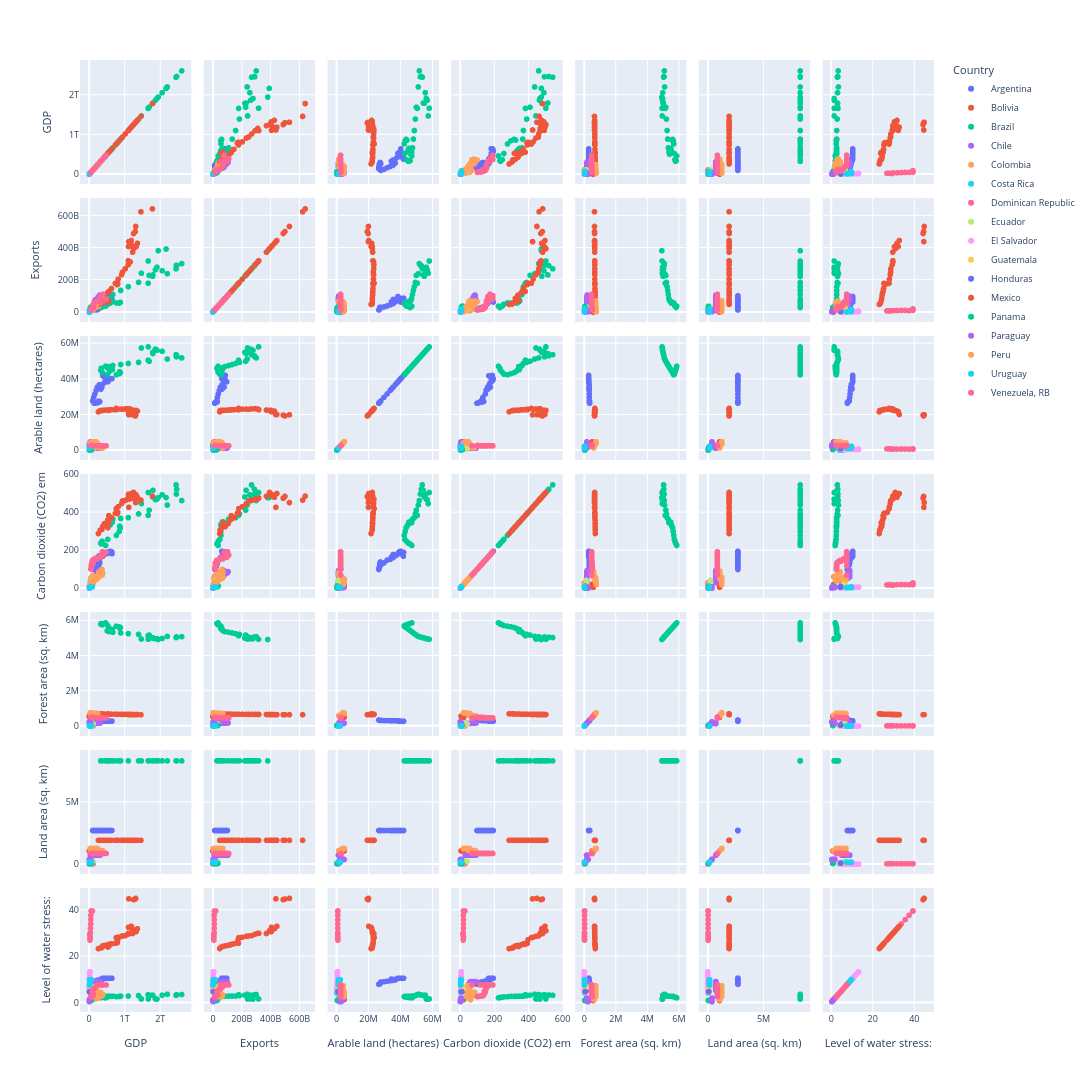

The notebook cell this image was saved under:
### Code cell
import plotly.express as px

# Hacemos una copia del dataframe para no modificar el original
df_plot = Latam_Economico_ambiental.copy()

# Lista de columnas que vas a usar
columns = [
    'GDP', 'Exports', 'Arable land (hectares)',
    'Carbon dioxide (CO2) emissions (total) excluding LULUCF (Mt CO2e)',
    'Forest area (sq. km)', 'Land area (sq. km)',
    'Level of water stress: freshwater withdrawal as a proportion of available freshwater resources'
]

# Renombrar columnas truncándolas a 15 caracteres
short_names = {col: col[:23] for col in columns}
df_plot = df_plot.rename(columns=short_names)

# Scatter matrix con nombres truncados
fig = px.scatter_matrix(
    df_plot,
    dimensions=[short_names[col] for col in columns],
    color="Country",
    width=1200,
    height=1200
)

# Cambiar el tamaño de fuente
fig.update_layout(font=dict(size=9))

fig.show()
